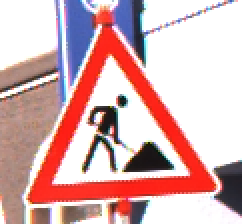
#> input picture Checkpoint 1/Task 3/ref_col_a.png, 121 x 112 px, found by its file name (shown 2 times larger)
$ python tp1_team_3_25.py
#> lines starting #> are read from the running program, lines starting #| are printed output that depends on the picture
#> the answer given: ref_col_a.png
"""
Course Number: ENGR 13300
Semester: Fall 2026

Description:
    Write code in python to create two functions, one to build a Gaussian kernel and one to apply it, then use them to blur a user-selected grayscale image
Assignment Information:
    Assignment:     tp1 team 3
    Team ID:        LC5 - 25
    Author:         Leo Cohen, cohen180@purdue.edu
    Date:           10/06/2026

Contributors:
    Baron Chiang, chian163@purdue.edu
    Tanmay Deshmukh, deshmu62@purdue.edu

    My contributor(s) helped me:
    [ ] understand the assignment expectations without
        telling me how they will approach it.
    [ ] understand different ways to think about a solution
        without helping me plan my solution.
    [ ] think through the meaning of a specific error or
        bug present in my code without looking at my code.
    Note that if you helped somebody else with their code, you
    have to list that person as a contributor here as well.

Academic Integrity Statement:
    I have not used source code obtained from any unauthorized
    source, either modified or unmodified; nor have I provided
    another student access to my code.  The project I am
    submitting is my own original work.
"""

# Import necessary libraries for image processing and visualization
import numpy as np
import matplotlib.pyplot as plt
import os

def load_img(file_path):
    #Loads an image from the specified file path.
    return plt.imread(file_path)
#> returned value is the input picture: shape (112, 121, 4) float32; mean R, G, B, A 0.843, 0.69, 0.692, 1

def rgb_to_grayscale(img):
    #Converts an RGB image to grayscale.
    if len(img.shape) == 3 and img.shape[2] >= 3:
        return 0.2989 * img[:, :, 0] + 0.5870 * img[:, :, 1] + 0.1140 * img[:, :, 2]
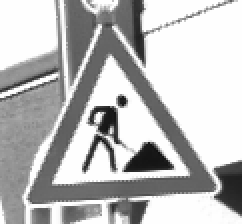
#> returned value: shape (112, 121) float32 (shown 2 times larger); min 0.0644, max 1, mean 0.736
    return img

def create_gaussian_kernel(sigma):
    #Creates a Gaussian kernel with the specified sigma.
#> called with sigma = 1
    k_size = 2 * int(np.ceil(3 * sigma)) + 1
    pad = k_size // 2

    # Initialize the Gaussian kernel with zeros
    kernel = np.zeros((k_size, k_size), dtype=float)
    for y in range(-pad, pad + 1):
        for x in range(-pad, pad + 1):
            exponent = -(x**2 + y**2) / (2 * (sigma**2))
            kernel[y + pad, x + pad] = (1 / (2 * np.pi * (sigma**2))) * np.exp(exponent)

    # Normalize so sum equals 1.0
    kernel /= np.sum(kernel)
    return kernel

def gaussian_filter(image, sigma):
    #Applies a Gaussian filter to the given image using the specified sigma.
    kernel = create_gaussian_kernel(sigma)
    k_size = kernel.shape[0]
    pad_size = k_size // 2

    # Zero-pad the image
    padded_image = np.pad(image, pad_size, mode='constant', constant_values=0)
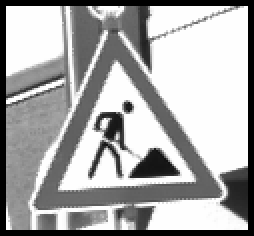
#> padded_image: shape (118, 127) float32 (shown 2 times larger); min 0, max 1, mean 0.665
    output_image = np.zeros_like(image, dtype=float)

    img_h, img_w = image.shape
#> img_h = 112; img_w = 121
    # Slide kernel across the image
    for i in range(img_h):
        for j in range(img_w):
            window = padded_image[i:i + k_size, j:j + k_size]
            output_image[i, j] = np.sum(window * kernel)
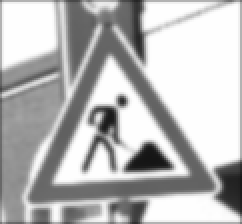
#> output_image: shape (112, 121) float64 (shown 2 times larger); min 0.0835, max 1, mean 0.726

    # Clip the output image to the range [0, 255] and convert to 8-bit unsigned integer before returning.
    return np.clip(output_image, 0, 255).astype(np.uint8)
#> returned value: shape (112, 121); every value is 0

def main():
    # Prompt the user to enter the image file path
    filename = input("Enter the path to the image file: ")

    # Get the directory of the current script
    script_dir = os.path.dirname(os.path.abspath(__file__))

    # Construct the full image path by joining the script directory, "ref_images" folder, and the filename
    image_path = os.path.join(script_dir, "ref_images", filename)

    # Load the image from the constructed path
    img = load_img(image_path)

    # Convert the loaded image to grayscale
    gray_img = rgb_to_grayscale(img)

    # Ensure the grayscale image is in the range [0, 255] as an 8-bit unsigned integer.
    if gray_img.max() > 1.0:
        gray_img = (gray_img * 255).round().astype(np.uint8)

    # Set the standard deviation for the Gaussian filter
    sigma = 1.0
    # Apply the Gaussian filter to the grayscale image
    blurred_img = gaussian_filter(gray_img, sigma)

    # Display the blurred image using matplotlib
    plt.figure()
    plt.imshow(blurred_img, cmap='gray', vmin=0, vmax=255)
    plt.axis('off')

    # Save and display the blurred image
    output_filename = f"smooth_{filename}"
    plt.savefig(output_filename, bbox_inches='tight', pad_inches=0)
    plt.show()


if __name__ == "__main__":
    main()
